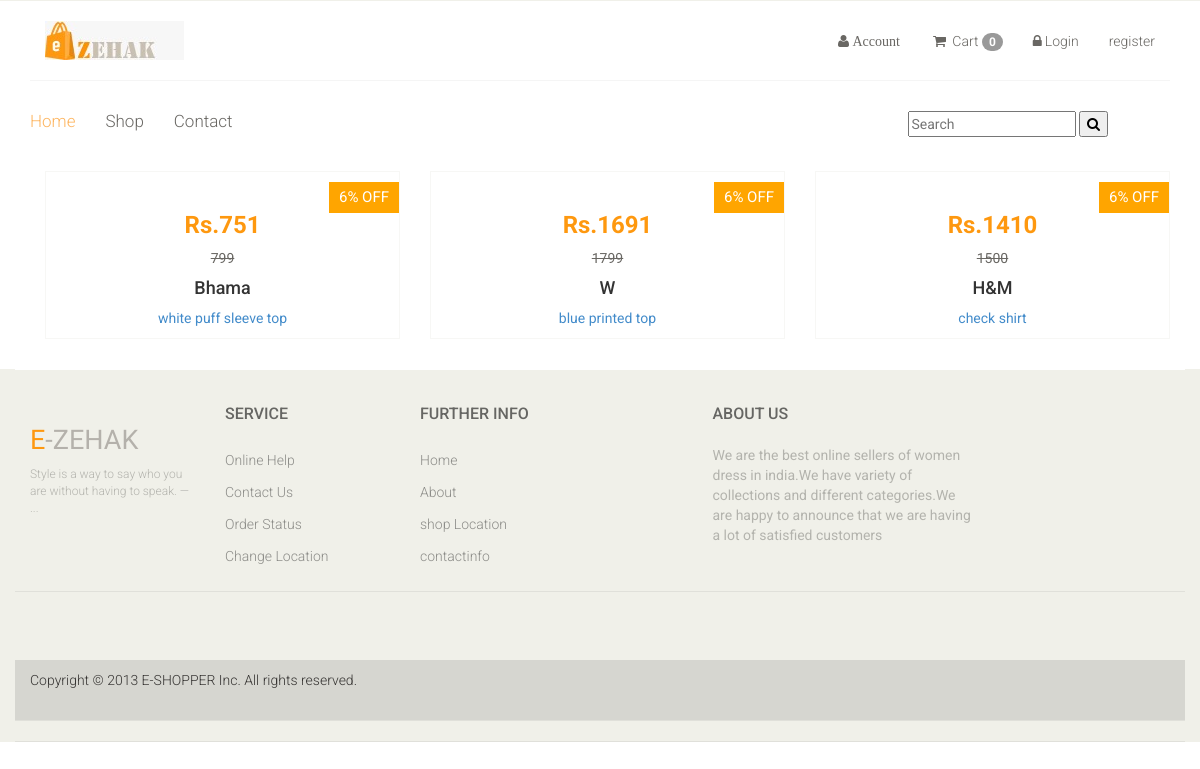
The page /catformal/9 on the database its author committed.
### week8/models.py (models this page shows, shortened)
class Product(models.Model):
    image1 = models.ImageField(upload_to='photos/productimages')
    image2 = models.ImageField(upload_to='photos/productimages')
    image3 = models.ImageField(upload_to='photos/productimages',blank=True)
    image4 = models.ImageField(upload_to='photos/productimages',blank=True)
    brand = models.CharField(max_length=50)
    productname = models.CharField(max_length=50,unique=True)
    category = models.ForeignKey(Category,on_delete=models.CASCADE)
    price = models.IntegerField()
    offers = models.IntegerField(default=0)
    newprice = models.IntegerField(default=0)
    size = models.ManyToManyField(Size, default='s')
    stock = models.IntegerField()

class Category(models.Model):
    category_name = models.CharField(max_length=100,unique=True)
    cat_image = models.ImageField(upload_to='photos/categories',blank=True)
    offer = models.IntegerField(default=0)

### zehak/views.py (the view)
# urls.py: path('catformal/<id>',views.catformal,name='catformal'),
def catformal(request,id):
    category = Category.objects.get(id=id)
    pro = Product.objects.filter(category=category)
    context={'pro' : pro}
    return render(request,"user/category.html",context)

### zehak/context_processor.py (called while the page is built)
def counter(request):
    cart_count = 0
    if 'admin' in request.path:
        return {}
    else:
        try:
            cart_items = CartItem.objects.all().filter(user=request.user)
            for cart_item in cart_items:
                cart_count += 1
        except TypeError:
            cart_count = 0
    return dict(cart_count=cart_count)

### templates/user/category.html (shortened to what this page needs)
{% load static %}
<!DOCTYPE html>
<html lang="en">
<head>
    <link href="{% static 'user/css/bootstrap.min.css' %}" rel="stylesheet">
    <link href="{% static 'user/css/font-awesome.min.css' %}" rel="stylesheet">
    <link href="{% static 'user/css/prettyPhoto.css' %}" rel="stylesheet">
    <link href="{% static 'user/css/price-range.css' %}" rel="stylesheet">
    <link href="{% static 'user/css/animate.css' %}" rel="stylesheet">
	<link href="{% static 'user/css/main.css' %}" rel="stylesheet">
	<link href="{% static 'user/css/responsive.css' %}" rel="stylesheet">
</head>
<body>
	<header id="header">
		<div class="header-middle">
			<div class="container">
				<div class="row">
					<div class="col-md-4 clearfix">
						<div class="logo pull-left">
							<a href=""><img src="{% static 'user/images/home/zehak.jpeg' %}"alt="" /></a>
						</div>
					</div>
					<div class="col-md-8 clearfix">
						<div class="shop-menu clearfix pull-right">
							<ul class="nav navbar-nav">
								<li class="dropdown"><a href=""><i class="fa fa-user"> Account</i>
								</a>
								</li>
								<li><a href="{% url 'cart'  %}"><i class="fa fa-shopping-cart"></i> Cart
									<span class='badge badge-warning' id='lblCartCount'>{{ cart_count }}</span>
								</a></li>
								{% if user.is_authenticated %}
								  <li><a href="{% url 'logout' %}">Logout</a><p style="color: orange;">{{user.username}}</p></li>
								{% else %}
								 <li><a href="userlogin"><i class="fa fa-lock"></i>Login</a></li>
								 <li><a href="register">register</a></li>
								{% endif %}
							</ul>
						</div>
					</div>
				</div>
			</div>
		</div>
		<div class="header-bottom">
			<div class="container">
				<div class="row">
					<div class="col-sm-9">
						<div class="mainmenu pull-left">
							<ul class="nav navbar-nav collapse navbar-collapse">
								<li><a href="/" class="active">Home</a></li>
								<li><a href="">Shop</a>
                                </li>
								<li><a href="">Contact</a></li>
							</ul>
						</div>
					</div>
					<div class="col-sm-3">
						<form action="{% url 'search' %}" method="GET">
						<div><span>
							<input type="text" name="keyword" placeholder="Search"/>
						<button type="submit">
							<i class="fa fa-search" aria-hidden="true"></i>
						</button>
					</span>
					</div>
					</form>
					</div>
				</div>
			</div>
		</div>
	</header>
	<section>
		<div class="container">
			<div class="row">
				<div class="col-sm-12 padding-right">
					<div class="features_items">
						{% for i in pro %}
						<div class="col-sm-4">
							<div class="product-image-wrapper">
								<div class="single-products" class="item">
										<div class="productinfo text-center">
											{% if i.offers > i.category.offer %}
                                        <span class="notify-badge">{{i.offers}}% OFF</span>
                                        {% elif i.offers < i.category.offer %}
                                        <span class="notify-badge">{{i.category.offer}}% OFF</span>
                                        {% elif  i.price == i.newprice %}
                                        {% else %}
                                        <span class="notify-badge">{{i.category.offer}}% OFF</span>
                                        {% endif %}
											<h2>Rs.{{ i.newprice }}</h2><p><del>{{ i.price }}</del></p>
											<h4>{{ i.brand }}</h4>
											<p><a href="{% url 'productdetails' i.id %}">{{ i.productname }}</a></p>
										</div>
								</div>
							</div>
						</div>
						{% endfor %}
					</div>
				</div>
				</div>
			</div>
	</section>
	<footer id="footer">
		<div class="footer-top">
			<div class="container">
				<div class="row">
					<div class="col-sm-2">
						<div class="companyinfo">
							<h2><span>e</span>-ZEHAK</h2>
							<p>Style is a way to say who you are without having to speak. — ...</p>
						</div>
					</div>
		<div class="footer-widget">
			<div class="container">
				<div class="row">
					<div class="col-sm-2">
						<div class="single-widget">
							<h2>Service</h2>
							<ul class="nav nav-pills nav-stacked">
								<li><a href="#">Online Help</a></li>
								<li><a href="#">Contact Us</a></li>
								<li><a href="#">Order Status</a></li>
								<li><a href="#">Change Location</a></li>
							</ul>
						</div>
					</div>
					<div class="col-sm-2">
						<div class="single-widget">
							<h2>Further info</h2>
							<ul class="nav nav-pills nav-stacked">
								<li><a href="#">Home</a></li>
								<li><a href="#">About</a></li>
								<li><a href="#">shop Location</a></li>
								<li><a href="#">contactinfo</a></li>
							</ul>
						</div>
					</div>
					<div class="col-sm-3 col-sm-offset-1">
						<div class="single-widget">
							<h2>About Us</h2>
							<p style="color:#B3B3AD;">We are the best online sellers of women dress in india.We have variety of collections and different categories.We are happy to announce that we are having a lot of satisfied customers</p>
						</div>
					</div>
				</div>
			</div>
		</div>
		<div class="footer-bottom">
			<div class="container">
				<div class="row">
					<p class="pull-left">Copyright © 2013 E-SHOPPER Inc. All rights reserved.</p>
				</div>
			</div>
		</div>
	</footer>
</body>
</html>

### static/user/css/main.css (style rules this page uses)
body { font-family: 'Roboto', sans-serif; position: relative; font-weight: 400px; }
ul li { list-style: none; }
a { -webkit-transition: 300ms; transition: 300ms; }
h1, h2, h3, h4, h5, h6 { font-family: 'Roboto', sans-serif; }
.header-middle .container .row { border-bottom: 1px solid #f5f5f5; margin-left: 0; margin-right: 0; padding-bottom: 20px; padding-top: 20px; }
.shop-menu ul li { display: inline-block; padding-left: 15px; padding-right: 15px; }
.shop-menu ul li:last-child { padding-right: 0; }
.shop-menu ul li a { background: #FFFFFF; color: #696763; font-family: 'Roboto', sans-serif; font-size: 14px; font-weight: 300; padding: 0; padding-right: 0; margin-top: 10px; }
.shop-menu ul li a i { margin-right: 3px; }
.header-bottom { padding-bottom: 30px; padding-top: 30px; }
.navbar-collapse.collapse { padding-left: 0; }
.mainmenu ul li { padding-right: 15px; padding-left: 15px; }
.mainmenu ul li:first-child { padding-left: 0px; }
.mainmenu ul li a { color: #696763; font-family: 'Roboto', sans-serif; font-size: 17px; font-weight: 300; padding: 0; padding-bottom: 10px; }
.mainmenu ul li a:hover, .mainmenu ul li a.active, .shop-menu ul li a.active { background: none; color: #fdb45e; }
.navbar-nav li ul.sub-menu li a { color: #fff; }
#footer { background: #F0F0E9; }
.footer-top .container { border-bottom: 1px solid #E0E0DA; padding-bottom: 20px; }
.companyinfo { margin-top: 57px; }
.companyinfo h2 { color: #B4B1AB; font-family: abel; font-size: 27px; text-transform: uppercase; }
.companyinfo h2 span { color: #FE980F; }
.companyinfo p { color: #B3B3AD; font-family: 'Roboto', sans-serif; font-size: 12px; font-weight: 300; }
.footer-top .col-sm-3 { overflow: hidden; }
.footer-widget { margin-bottom: 68px; }
.footer-widget .container { border-top: 1px solid #FFFFFF; padding-top: 15px; }
.single-widget h2 { color: #666663; font-family: 'Roboto', sans-serif; font-size: 16px; font-weight: 500; margin-bottom: 22px; text-transform: uppercase; }
.single-widget ul li a { color: #8C8C88; font-family: 'Roboto', sans-serif; font-size: 14px; font-weight: 300; padding: 5px 0; }
.footer-bottom { background: #D6D6D0; padding-top: 10px; }
.footer-bottom p { color: #363432; font-family: 'Roboto', sans-serif; font-weight: 300; margin-left: 15px; }
.padding-right { padding-right: 0; }
.features_items { overflow: hidden; }
.product-image-wrapper { border: 1px solid #F7F7F5; overflow: hidden; margin-bottom: 30px; }
.single-products { position: relative; }
.productinfo h2 { color: #FE980F; font-family: 'Roboto', sans-serif; font-size: 24px; font-weight: 700; }
.productinfo p { font-family: 'Roboto', sans-serif; font-size: 14px; font-weight: 400; color: #696763; }
.productinfo { position: relative; }

### templates/user/category.html (style rules this page uses)
.dropdown { position: relative; display: inline-block; }
.notify-badge { position: absolute; right:0px; top:10px; background:orange; text-align: center; color:white; padding:5px 10px; font-size:15px; width:80px height: 50px; }

### rows shown on the page
Product: category.offer "6", newprice "751", price "799", brand "Bhama", productname "white puff sleeve top"
Product: category.offer "6", newprice "1691", price "1799", brand "W", productname "blue printed top"
Product: category.offer "6", newprice "1410", price "1500", brand "H&M", productname "check shirt"

### other values the page prints
{{ cart_count }} "0"
